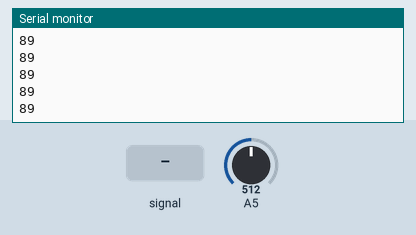
The sketch below on a simulated Arduino Uno, built with avr-gcc and run on an emulated ATmega328P. Parts: the last lines printed to the serial monitor. The test bench sets the inputs (shaded band); at power-on: A5 = 512.

Above: at 1.2 s.
1.3 s: A5 fed a 200 Hz sine of ±460 counts around its level
At 1.52 s:
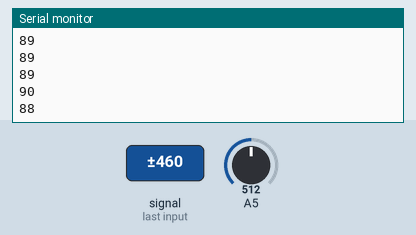
2.8 s: A5 set to 490
At 2.87 s:
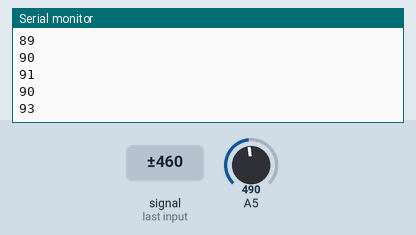
4.3 s: A5 set to 306
At 4.33 s:
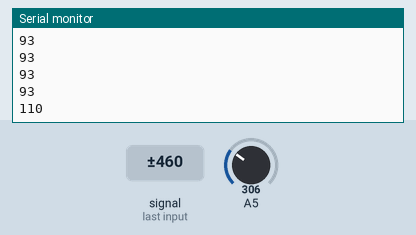
5.8 s: A5 fed a 2 Hz sine of ±306 counts around its level
At 5.9 s:
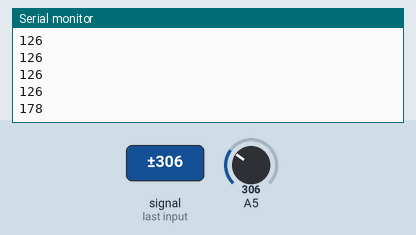
Timing chart, 0 to 8.3 s (numbered marks = the images above; inputs shaded):
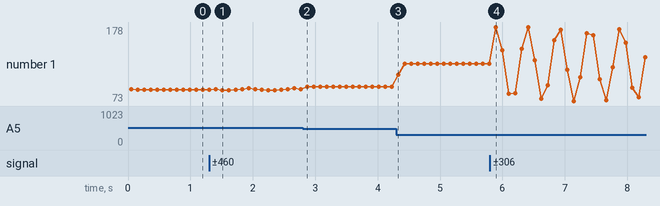

The sketch:

HC11_transmit.ino
```cpp
void setup() {
 Serial.begin(9600);
}
long value, goc;
void loop() {
  for(int i=0; i<500; i++)
  {
 value += analogRead(A5);
  }
  value= value/500;
 goc = (1024-value)*180/1024;
Serial.println(goc);
 delay(50);
}
```

Measured:
- after the input at 1.3 s, the serial monitor: prints a new line after 0.21 s (image 1)
- after the input at 2.8 s, the serial monitor: prints a new line after 0.07 s (image 2)
- after the input at 4.3 s, the serial monitor: prints a new line at once (image 3)
- after the input at 5.8 s, the serial monitor: prints a new line after 0.09 s (image 4)
- plotted number 1: 90 → 93 after the input at 2.8 s, 93 → 126 after the input at 4.3 s, 126 → 135 after the input at 5.8 s
